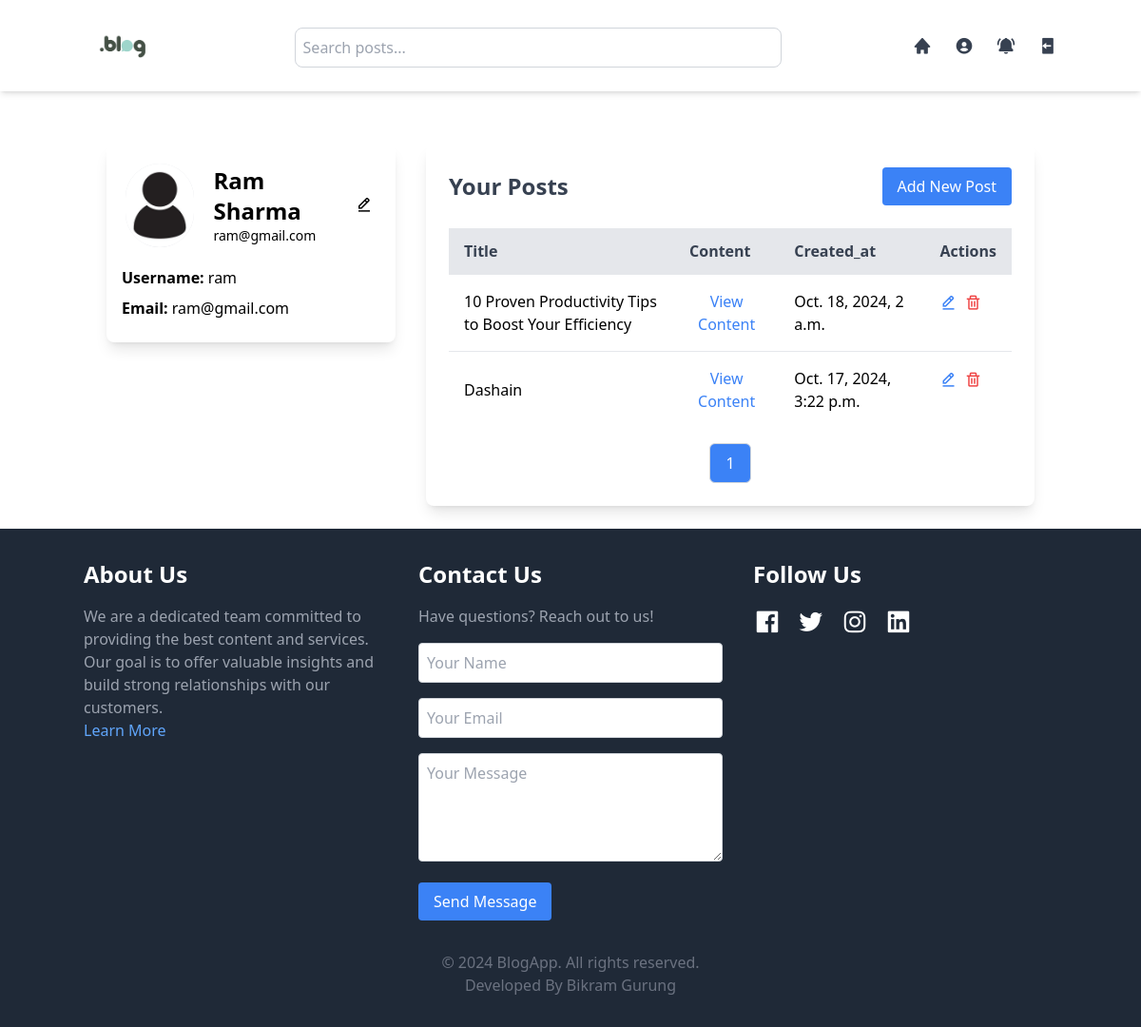
The page /profile/ (signed in) on the database as committed earlier.
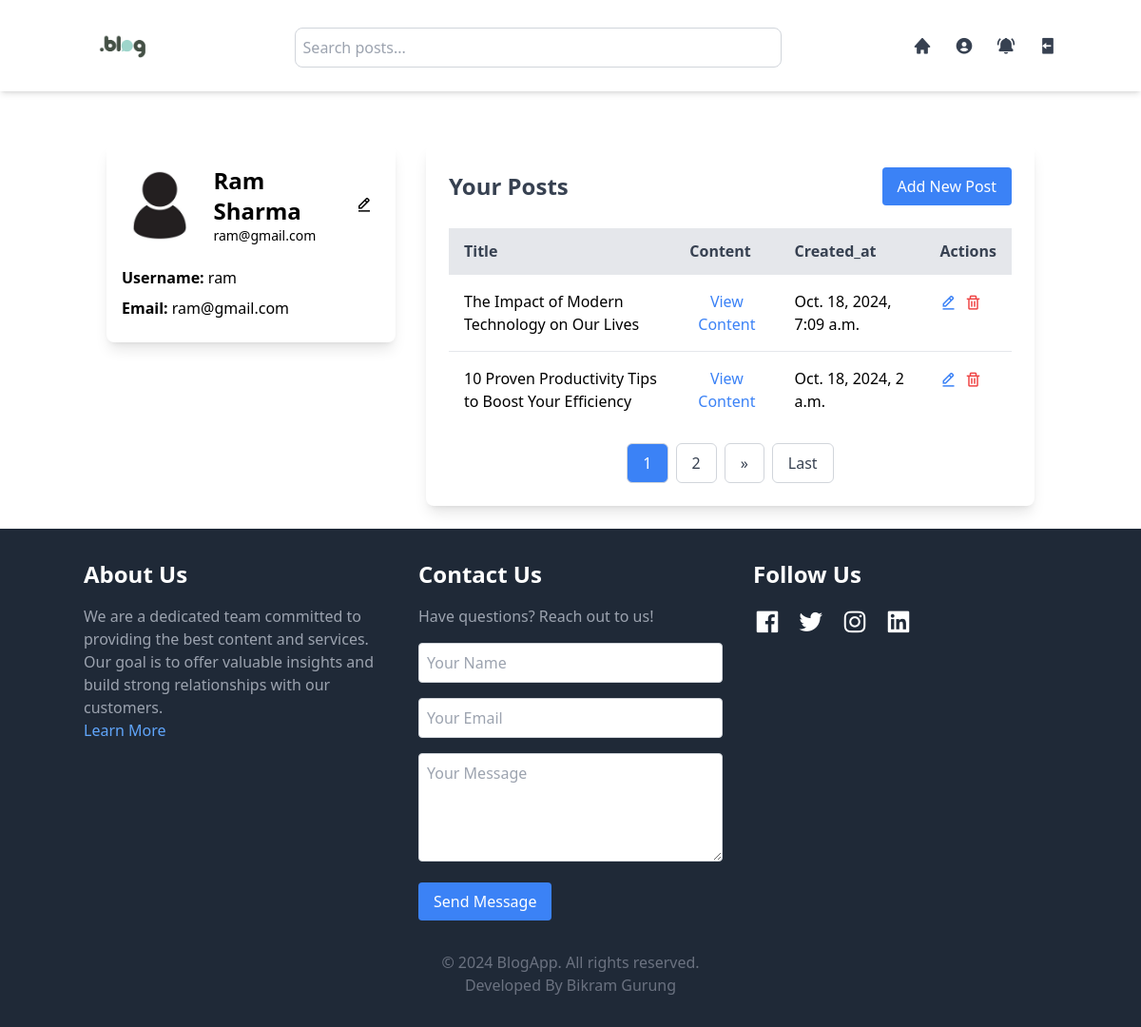
The same page on the database as committed later.
### blog/models.py (models this page shows, shortened)
class Post(models.Model):
    user = models.ForeignKey(User, on_delete=models.CASCADE)
    title = models.CharField(max_length=255)
    image = models.ImageField(upload_to='post_images/', blank=True, null=True)
    content = models.TextField()
    created_at = models.DateTimeField(auto_now_add=True)
    updated_at = models.DateTimeField(auto_now=True)
    is_approved = models.BooleanField(default=False)

### blog/views.py (the view)
# urls.py: path('profile/', views.profile, name="profile"),
@login_required
def profile(request):
    if request.user.is_superuser:
        post = Post.objects.all().order_by('-created_at')
    else:
        post = Post.objects.filter(user=request.user).order_by('-created_at')
    if request.user.is_authenticated:
        new_notifications_count = Notification.objects.filter(user=request.user, is_read=False).count()
    else:
        new_notifications_count = 0
    paginator = Paginator(post, 2)
    page_number = request.GET.get('page')
    page_obj = paginator.get_page(page_number)
    content = {
        'page_obj':page_obj,
        'new_notifications_count':new_notifications_count,
    }
    return render(request, 'blog/profile.html', content)

### blog/templates/blog/profile.html (shortened to what the changed rows need)
{% extends "./index.html" %}
{% load static %}
{% block Profile %}
<div class="container mx-auto mt-32 p-6 grid grid-cols-1 lg:grid-cols-3 gap-8">
    <div id="profileCard" class="w-full max-w-sm bg-white text-black rounded-lg shadow-lg p-4 transition-all duration-300 ease-in-out overflow-hidden h-52">
        <div class="flex items-center space-x-4">
            <div>
                <h2 class="text-2xl font-bold">{{ user.first_name }} {{ user.last_name }}</h2>
            </div>
        </div>
    </div>
 <div class="col-span-1 lg:col-span-2 bg-white rounded-lg shadow-lg p-6">
    <div class="flex justify-between items-center mb-6">
      {% if request.user.is_superuser %}
      <h2 class="text-2xl font-bold text-gray-700">All Posts</h2>
      {% else %}
      <h2 class="text-2xl font-bold text-gray-700">Your Posts</h2>
      {% endif %}
    </div>
    <div class="overflow-x-auto">
      {% if page_obj %}
      <table class="table-auto w-full text-left">
        <thead>
          <tr class="bg-gray-200 text-gray-700">
            <th class="py-3 px-4">Title</th>
            <th class="py-3 px-4">Content</th>
            <th class="py-3 px-4">Created_at</th>
            <th class="py-3 px-4">Actions</th>
          </tr>
        </thead>
        <tbody>
          {% for post in page_obj %}
          <tr class="border-t">
            {% if not user.is_superuser and not post.is_approved %}
            <td class="py-4 px-4">{{ post.title }}</td>
            <td class="py-4 px-4 text-justify text-yellow-500 font-bold">Pending Approval</td>
            {% else %}
            <td class="py-4 px-4"><a href="{% url 'readmore' post.id %}">{{ post.title }}</a></td>
            <td class="py-4 px-4 text-justify"> <button class="text-blue-500 hover:underline" onclick="showPostContent('{{ post.content|escapejs }}', '{{ post.id }}')">View Content</button></td>
            {% endif %}
            <td class="py-4 px-4">{{ post.created_at }}</td>
            <td class="py-4 px-4 flex space-x-2">
              <div class="flex items-center space-x-2">
                {% if not user.is_superuser %}
                <a href="javascript:void(0);"
                  class="text-blue-500 hover:underline text-xl md:text-base lg:text-lg editPostBtn"
                  data-post-id="{{ post.id }}"
                  data-post-title="{{ post.title }}"
                  data-post-content="{{ post.content }}">
                    <i class='bx bx-edit-alt'></i>
                </a>
                {% endif %}
                <a href="{% url 'delete_post' post.id %}" class="text-red-500 hover:underline text-xl md:text-base lg:text-lg items-center">
                  <i class='bx bx-trash'></i>
                </a>
            </div>
            </td>
          </tr>
          {% endfor %}
        </tbody>
      </table>
    </div>
<div class="flex justify-center mt-4 space-x-2">
    {% for i in page_obj.paginator.page_range %}
      {% if i == page_obj.number %}
        <span class="py-2 px-4 border border-gray-300 rounded-md bg-blue-500 text-white">{{ i }}</span>
      {% else %}
        <a href="?page={{ i }}" class="py-2 px-4 border border-gray-300 rounded-md text-gray-700 bg-white hover:bg-blue-500 hover:text-white transition duration-300">{{ i }}</a>
      {% endif %}
    {% endfor %}
    {% if page_obj.has_next %}
      <a href="?page={{ page_obj.next_page_number }}" class="py-2 px-4 border border-gray-300 rounded-md text-gray-700 bg-white hover:bg-blue-500 hover:text-white transition duration-300">»</a>
      <a href="?page={{ page_obj.paginator.num_pages }}" class="py-2 px-4 border border-gray-300 rounded-md text-gray-700 bg-white hover:bg-blue-500 hover:text-white transition duration-300">Last</a>
    {% endif %}
  </div>
  {% else %}
      <tr>
        <td colspan="3" class="text-center py-4">No posts found</td>
      </tr>
  {% endif %}
  </div>
</div>
{% endblock %}

Rows that differ between the two databases and show on the page:
no longer on this page (row unchanged): Post: title "Dashain", created_at "Oct. 17, 2024, 3:22 p.m."
added Post: title "The Impact of Modern Technology on Our Lives", created_at "Oct. 18, 2024, 7:09 a.m."
Other text that changed with them:
new list line: "2"
text now shown: "» Last"
